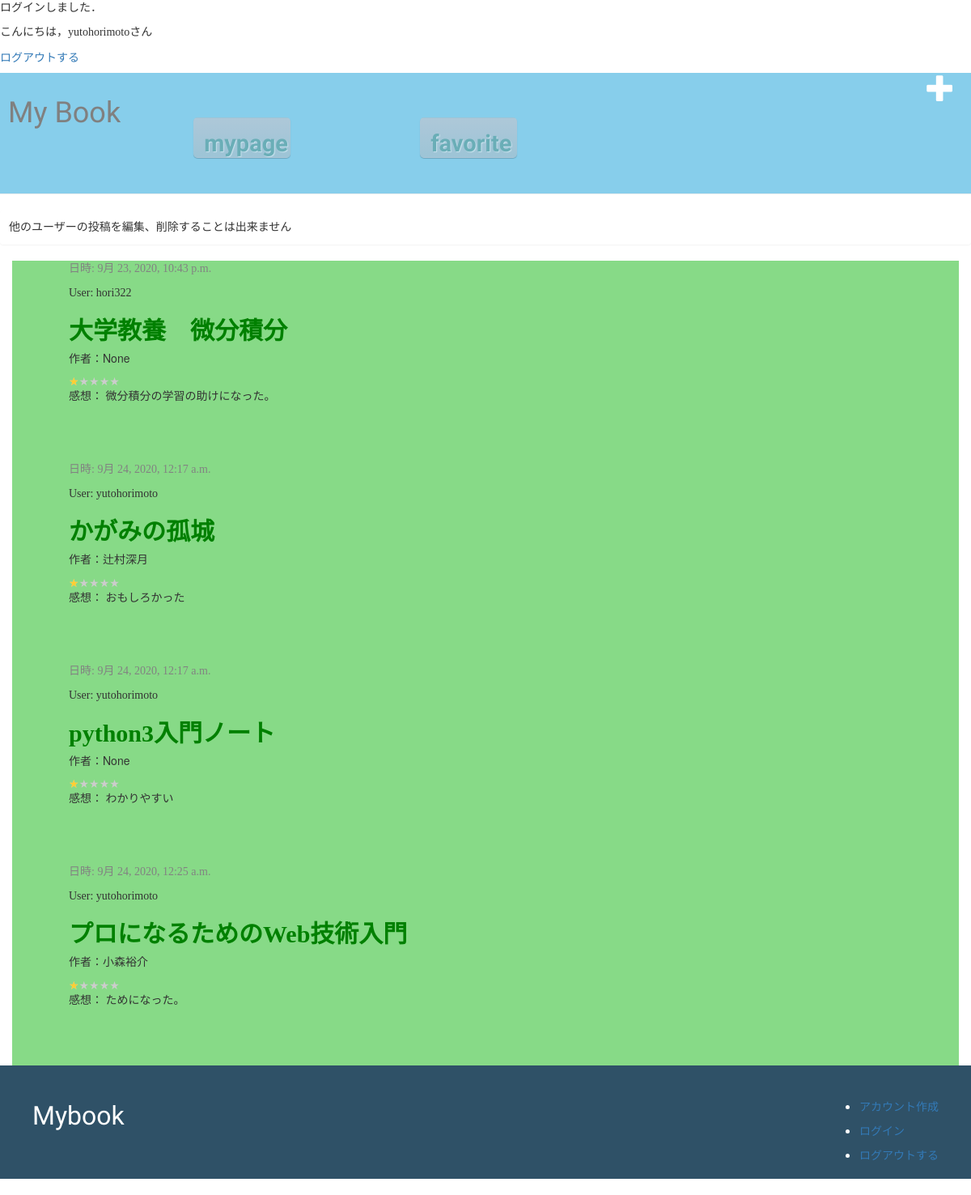
Page /post (signed in) on the earlier database version.
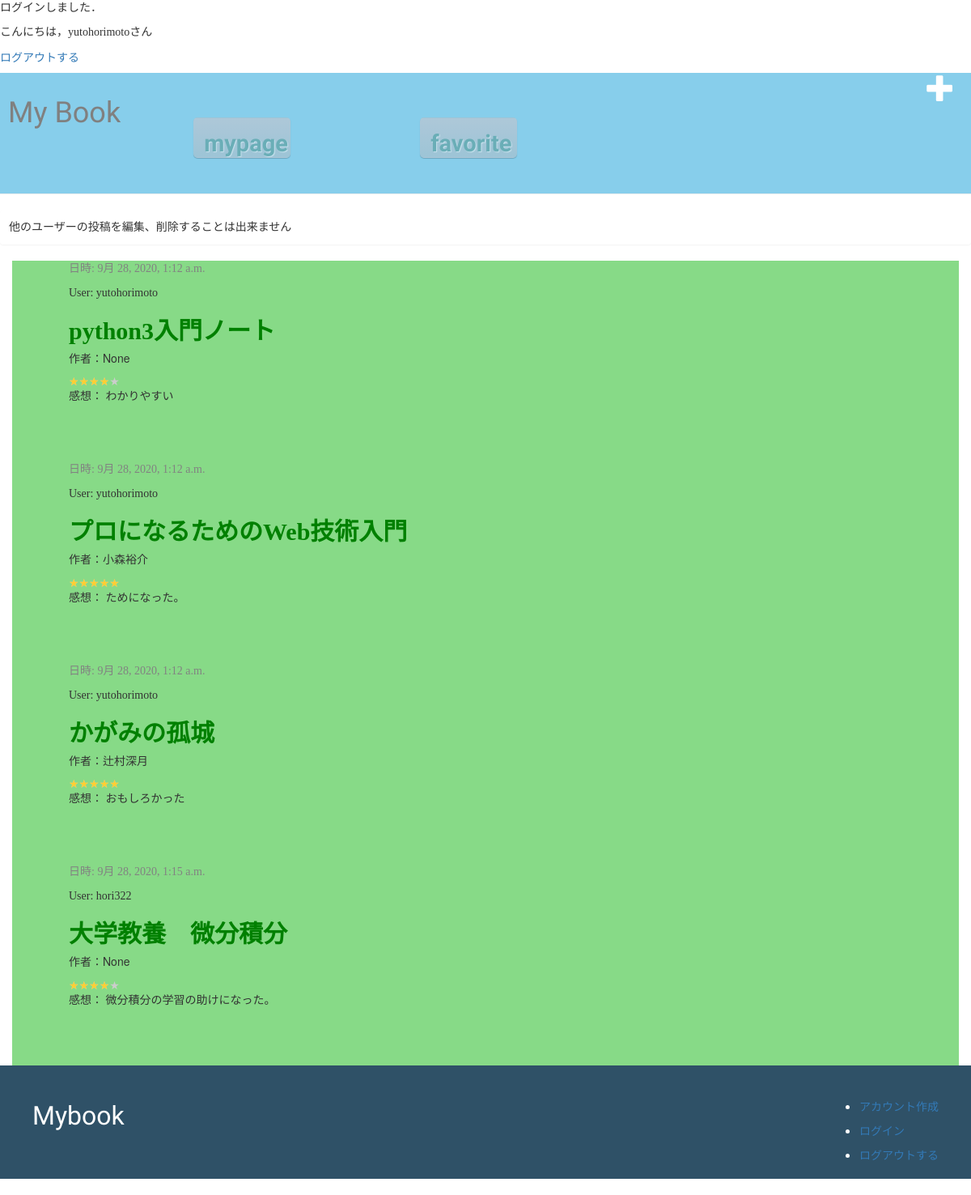
Same page on the later database version.
### mybook/models.py (models this page shows, shortened)
class Post(models.Model):
    author = models.ForeignKey(settings.AUTH_USER_MODEL, on_delete=models.CASCADE)
    book_title = models.CharField(max_length=50)
    book_author = models.CharField(max_length=20,blank=True, null=True)
    book_label = models.IntegerField(choices=label_choices,blank=True, null=True)
    book_int = models.CharField(max_length=200,blank=True, null=True)
    text = models.TextField()
    rate = models.IntegerField(choices = rate_choice ,blank=False, default=1)
    like_num = models.IntegerField(default=0)
    created_date = models.DateTimeField(default=timezone.now)
    published_date = models.DateTimeField(blank=True, null=True)

### mybook/views.py (the view)
# urls.py: path('post', views.PostListView.as_view(), name='post_list'),
class PostListView(LoginRequiredMixin,ListView):
    template_name = 'mybook/post_list.html'
    queryset = Post.objects.filter(published_date__lte=timezone.now()).order_by('published_date')
    context_object_name = 'posts'

### mybook/templates/mybook/post_list.html
{% extends 'mybook/base.html' %}
{% block content %}
        {% for post in posts %}
            <table>
            <div class="post">
                <div class="date">
                    <p>日時: {{ post.published_date }}</p>
                </div>
                <p>User: {{ post.author}}</p>
                <h2><a href="{% url 'post_detail' pk=post.pk %}">{{ post.book_title }}</a></h2>
                <h5>作者：{{post.book_author}}</h5>
                <span class="star5_rating" data-rate='{{post.rate}}'></span>
                <p>感想： {{ post.text|linebreaksbr }}</p>
            </div>
            </table>
        {% endfor %}
{% endblock %}

Differences in the rows shown:
changed Post "python3入門ノート": published_date "9月 24, 2020, 12:17 a.m." → "9月 28, 2020, 1:12 a.m."
changed Post "プロになるためのWeb技術入門": published_date "9月 24, 2020, 12:25 a.m." → "9月 28, 2020, 1:12 a.m."
changed Post "かがみの孤城": published_date "9月 24, 2020, 12:17 a.m." → "9月 28, 2020, 1:12 a.m."; moves down the list
changed Post "大学教養 微分積分": published_date "9月 23, 2020, 10:43 p.m." → "9月 28, 2020, 1:15 a.m."; moves down the list
